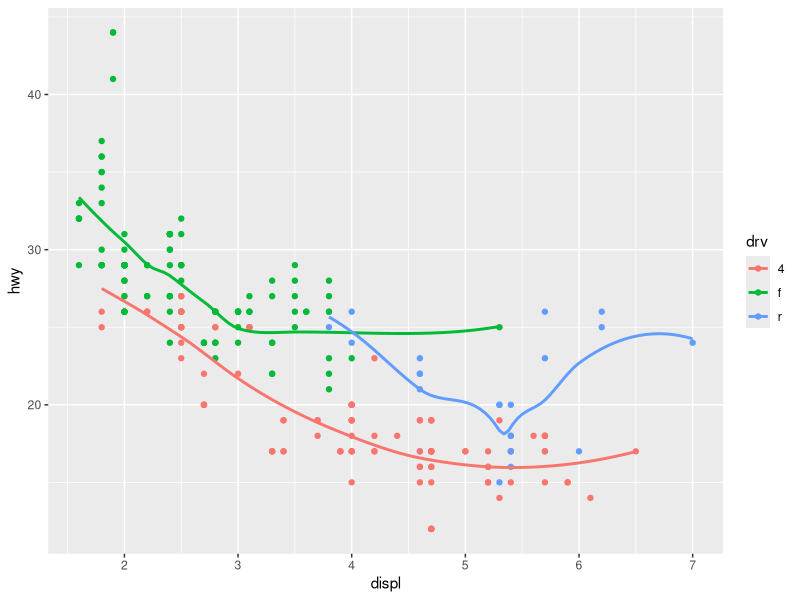
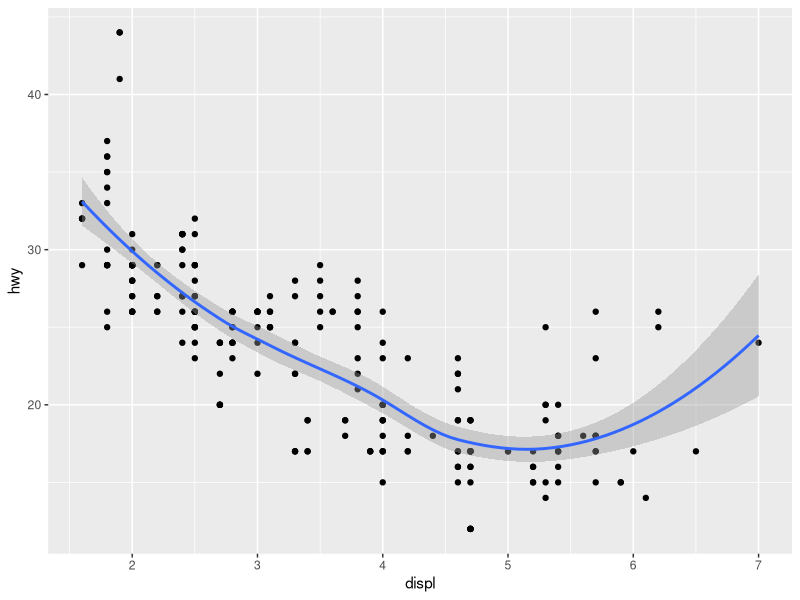
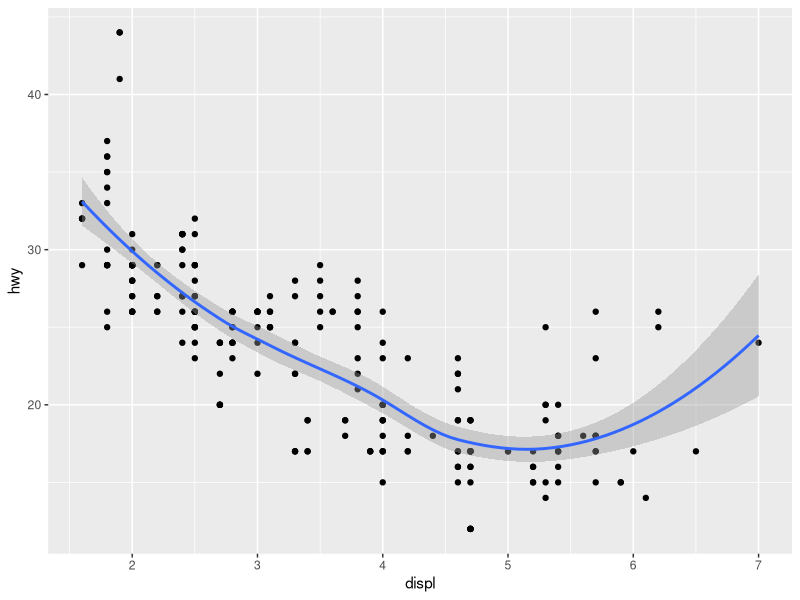

Write the R code that produced these figures, in order.
## ---- chunk 1
knitr::opts_chunk$set(echo = TRUE)
## ---- chunk 2
#| label: load-packages
#| warning: false
#| message: false
library(tidyverse)
## ---- chunk 3
ggplot(data = mpg, mapping = aes(x = displ, y = hwy, color = drv)) + 
  geom_point() + 
  geom_smooth(se = FALSE)
## ---- chunk 4
ggplot(data = mpg, mapping = aes(x = displ, y = hwy)) + 
  geom_point() + 
  geom_smooth()

ggplot() + 
  geom_point(data = mpg, mapping = aes(x = displ, y = hwy)) + 
  geom_smooth(data = mpg, mapping = aes(x = displ, y = hwy))
